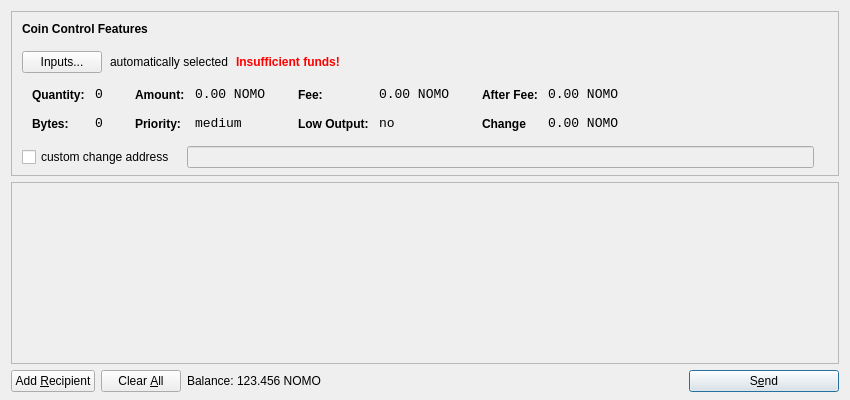
<?xml version="1.0" encoding="UTF-8"?>
<ui version="4.0">
 <class>SendCoinsDialog</class>
 <widget class="QDialog" name="SendCoinsDialog">
  <property name="geometry">
   <rect>
    <x>0</x>
    <y>0</y>
    <width>850</width>
    <height>400</height>
   </rect>
  </property>
  <property name="windowTitle">
   <string>Send Coins</string>
  </property>
  <layout class="QVBoxLayout" name="verticalLayout" stretch="0,1,0">
   <property name="bottomMargin">
    <number>8</number>
   </property>
   <item>
    <widget class="QFrame" name="frameCoinControl">
     <property name="sizePolicy">
      <sizepolicy hsizetype="Expanding" vsizetype="Expanding">
       <horstretch>0</horstretch>
       <verstretch>0</verstretch>
      </sizepolicy>
     </property>
     <property name="maximumSize">
      <size>
       <width>16777215</width>
       <height>16777215</height>
      </size>
     </property>
     <property name="frameShape">
      <enum>QFrame::StyledPanel</enum>
     </property>
     <property name="frameShadow">
      <enum>QFrame::Sunken</enum>
     </property>
     <layout class="QVBoxLayout" name="verticalLayoutCoinControl2">
      <property name="spacing">
       <number>-1</number>
      </property>
      <property name="leftMargin">
       <number>0</number>
      </property>
      <property name="topMargin">
       <number>0</number>
      </property>
      <property name="rightMargin">
       <number>0</number>
      </property>
      <property name="bottomMargin">
       <number>6</number>
      </property>
      <item>
       <layout class="QVBoxLayout" name="verticalLayoutCoinControl" stretch="0,0,0,0,1">
        <property name="spacing">
         <number>0</number>
        </property>
        <property name="leftMargin">
         <number>10</number>
        </property>
        <property name="topMargin">
         <number>10</number>
        </property>
        <item>
         <layout class="QHBoxLayout" name="horizontalLayoutCoinControl1">
          <property name="bottomMargin">
           <number>15</number>
          </property>
          <item>
           <widget class="QLabel" name="labelCoinControlFeatures">
            <property name="sizePolicy">
             <sizepolicy hsizetype="Preferred" vsizetype="Maximum">
              <horstretch>0</horstretch>
              <verstretch>0</verstretch>
             </sizepolicy>
            </property>
            <property name="font">
             <font>
              <weight>75</weight>
              <bold>true</bold>
             </font>
            </property>
            <property name="styleSheet">
             <string notr="true">font-weight:bold;</string>
            </property>
            <property name="text">
             <string>Coin Control Features</string>
            </property>
           </widget>
          </item>
         </layout>
        </item>
        <item>
         <layout class="QHBoxLayout" name="horizontalLayoutCoinControl2" stretch="0,0,0,0">
          <property name="spacing">
           <number>8</number>
          </property>
          <property name="bottomMargin">
           <number>10</number>
          </property>
          <item>
           <widget class="QPushButton" name="pushButtonCoinControl">
            <property name="styleSheet">
             <string notr="true"/>
            </property>
            <property name="text">
             <string>Inputs...</string>
            </property>
           </widget>
          </item>
          <item>
           <widget class="QLabel" name="labelCoinControlAutomaticallySelected">
            <property name="text">
             <string>automatically selected</string>
            </property>
            <property name="margin">
             <number>5</number>
            </property>
           </widget>
          </item>
          <item>
           <widget class="QLabel" name="labelCoinControlInsuffFunds">
            <property name="font">
             <font>
              <weight>75</weight>
              <bold>true</bold>
             </font>
            </property>
            <property name="styleSheet">
             <string notr="true">color:red;font-weight:bold;</string>
            </property>
            <property name="text">
             <string>Insufficient funds!</string>
            </property>
            <property name="margin">
             <number>5</number>
            </property>
           </widget>
          </item>
          <item>
           <spacer name="horizontalSpacerCoinControl">
            <property name="orientation">
             <enum>Qt::Horizontal</enum>
            </property>
            <property name="sizeHint" stdset="0">
             <size>
              <width>40</width>
              <height>1</height>
             </size>
            </property>
           </spacer>
          </item>
         </layout>
        </item>
        <item>
         <widget class="QWidget" name="widgetCoinControl" native="true">
          <property name="sizePolicy">
           <sizepolicy hsizetype="Preferred" vsizetype="Preferred">
            <horstretch>0</horstretch>
            <verstretch>0</verstretch>
           </sizepolicy>
          </property>
          <property name="minimumSize">
           <size>
            <width>0</width>
            <height>0</height>
           </size>
          </property>
          <property name="styleSheet">
           <string notr="true"/>
          </property>
          <layout class="QHBoxLayout" name="horizontalLayoutCoinControl5">
           <property name="margin">
            <number>0</number>
           </property>
           <item>
            <layout class="QHBoxLayout" name="horizontalLayoutCoinControl3" stretch="0,0,0,1">
             <property name="spacing">
              <number>20</number>
             </property>
             <property name="topMargin">
              <number>0</number>
             </property>
             <property name="bottomMargin">
              <number>10</number>
             </property>
             <item>
              <layout class="QFormLayout" name="formLayoutCoinControl1">
               <property name="horizontalSpacing">
                <number>10</number>
               </property>
               <property name="verticalSpacing">
                <number>14</number>
               </property>
               <property name="leftMargin">
                <number>10</number>
               </property>
               <property name="topMargin">
                <number>4</number>
               </property>
               <property name="rightMargin">
                <number>6</number>
               </property>
               <item row="0" column="0">
                <widget class="QLabel" name="labelCoinControlQuantityText">
                 <property name="styleSheet">
                  <string notr="true">font-weight:bold;</string>
                 </property>
                 <property name="text">
                  <string>Quantity:</string>
                 </property>
                 <property name="margin">
                  <number>0</number>
                 </property>
                </widget>
               </item>
               <item row="0" column="1">
                <widget class="QLabel" name="labelCoinControlQuantity">
                 <property name="font">
                  <font>
                   <family>Monospace</family>
                   <pointsize>10</pointsize>
                  </font>
                 </property>
                 <property name="cursor">
                  <cursorShape>IBeamCursor</cursorShape>
                 </property>
                 <property name="contextMenuPolicy">
                  <enum>Qt::ActionsContextMenu</enum>
                 </property>
                 <property name="text">
                  <string>0</string>
                 </property>
                 <property name="margin">
                  <number>0</number>
                 </property>
                 <property name="textInteractionFlags">
                  <set>Qt::LinksAccessibleByMouse|Qt::TextSelectableByKeyboard|Qt::TextSelectableByMouse</set>
                 </property>
                </widget>
               </item>
               <item row="1" column="0">
                <widget class="QLabel" name="labelCoinControlBytesText">
                 <property name="styleSheet">
                  <string notr="true">font-weight:bold;</string>
                 </property>
                 <property name="text">
                  <string>Bytes:</string>
                 </property>
                </widget>
               </item>
               <item row="1" column="1">
                <widget class="QLabel" name="labelCoinControlBytes">
                 <property name="font">
                  <font>
                   <family>Monospace</family>
                   <pointsize>10</pointsize>
                  </font>
                 </property>
                 <property name="cursor">
                  <cursorShape>IBeamCursor</cursorShape>
                 </property>
                 <property name="contextMenuPolicy">
                  <enum>Qt::ActionsContextMenu</enum>
                 </property>
                 <property name="text">
                  <string>0</string>
                 </property>
                 <property name="textInteractionFlags">
                  <set>Qt::LinksAccessibleByMouse|Qt::TextSelectableByKeyboard|Qt::TextSelectableByMouse</set>
                 </property>
                </widget>
               </item>
              </layout>
             </item>
             <item>
              <layout class="QFormLayout" name="formLayoutCoinControl2">
               <property name="horizontalSpacing">
                <number>10</number>
               </property>
               <property name="verticalSpacing">
                <number>14</number>
               </property>
               <property name="leftMargin">
                <number>6</number>
               </property>
               <property name="topMargin">
                <number>4</number>
               </property>
               <property name="rightMargin">
                <number>6</number>
               </property>
               <item row="0" column="0">
                <widget class="QLabel" name="labelCoinControlAmountText">
                 <property name="styleSheet">
                  <string notr="true">font-weight:bold;</string>
                 </property>
                 <property name="text">
                  <string>Amount:</string>
                 </property>
                 <property name="margin">
                  <number>0</number>
                 </property>
                </widget>
               </item>
               <item row="0" column="1">
                <widget class="QLabel" name="labelCoinControlAmount">
                 <property name="font">
                  <font>
                   <family>Monospace</family>
                   <pointsize>10</pointsize>
                  </font>
                 </property>
                 <property name="cursor">
                  <cursorShape>IBeamCursor</cursorShape>
                 </property>
                 <property name="contextMenuPolicy">
                  <enum>Qt::ActionsContextMenu</enum>
                 </property>
                 <property name="text">
                  <string>0.00 NOMO</string>
                 </property>
                 <property name="textInteractionFlags">
                  <set>Qt::LinksAccessibleByMouse|Qt::TextSelectableByKeyboard|Qt::TextSelectableByMouse</set>
                 </property>
                </widget>
               </item>
               <item row="1" column="0">
                <widget class="QLabel" name="labelCoinControlPriorityText">
                 <property name="styleSheet">
                  <string notr="true">font-weight:bold;</string>
                 </property>
                 <property name="text">
                  <string>Priority:</string>
                 </property>
                </widget>
               </item>
               <item row="1" column="1">
                <widget class="QLabel" name="labelCoinControlPriority">
                 <property name="font">
                  <font>
                   <family>Monospace</family>
                   <pointsize>10</pointsize>
                  </font>
                 </property>
                 <property name="cursor">
                  <cursorShape>IBeamCursor</cursorShape>
                 </property>
                 <property name="contextMenuPolicy">
                  <enum>Qt::ActionsContextMenu</enum>
                 </property>
                 <property name="text">
                  <string>medium</string>
                 </property>
                 <property name="textInteractionFlags">
                  <set>Qt::LinksAccessibleByMouse|Qt::TextSelectableByKeyboard|Qt::TextSelectableByMouse</set>
                 </property>
                </widget>
               </item>
              </layout>
             </item>
             <item>
              <layout class="QFormLayout" name="formLayoutCoinControl3">
               <property name="horizontalSpacing">
                <number>10</number>
               </property>
               <property name="verticalSpacing">
                <number>14</number>
               </property>
               <property name="leftMargin">
                <number>6</number>
               </property>
               <property name="topMargin">
                <number>4</number>
               </property>
               <property name="rightMargin">
                <number>6</number>
               </property>
               <item row="0" column="0">
                <widget class="QLabel" name="labelCoinControlFeeText">
                 <property name="styleSheet">
                  <string notr="true">font-weight:bold;</string>
                 </property>
                 <property name="text">
                  <string>Fee:</string>
                 </property>
                 <property name="margin">
                  <number>0</number>
                 </property>
                </widget>
               </item>
               <item row="0" column="1">
                <widget class="QLabel" name="labelCoinControlFee">
                 <property name="font">
                  <font>
                   <family>Monospace</family>
                   <pointsize>10</pointsize>
                  </font>
                 </property>
                 <property name="cursor">
                  <cursorShape>IBeamCursor</cursorShape>
                 </property>
                 <property name="contextMenuPolicy">
                  <enum>Qt::ActionsContextMenu</enum>
                 </property>
                 <property name="text">
                  <string>0.00 NOMO</string>
                 </property>
                 <property name="textInteractionFlags">
                  <set>Qt::LinksAccessibleByMouse|Qt::TextSelectableByKeyboard|Qt::TextSelectableByMouse</set>
                 </property>
                </widget>
               </item>
               <item row="1" column="0">
                <widget class="QLabel" name="labelCoinControlLowOutputText">
                 <property name="styleSheet">
                  <string notr="true">font-weight:bold;</string>
                 </property>
                 <property name="text">
                  <string>Low Output:</string>
                 </property>
                </widget>
               </item>
               <item row="1" column="1">
                <widget class="QLabel" name="labelCoinControlLowOutput">
                 <property name="font">
                  <font>
                   <family>Monospace</family>
                   <pointsize>10</pointsize>
                  </font>
                 </property>
                 <property name="cursor">
                  <cursorShape>IBeamCursor</cursorShape>
                 </property>
                 <property name="contextMenuPolicy">
                  <enum>Qt::ActionsContextMenu</enum>
                 </property>
                 <property name="text">
                  <string>no</string>
                 </property>
                 <property name="textInteractionFlags">
                  <set>Qt::LinksAccessibleByMouse|Qt::TextSelectableByKeyboard|Qt::TextSelectableByMouse</set>
                 </property>
                </widget>
               </item>
              </layout>
             </item>
             <item>
              <layout class="QFormLayout" name="formLayoutCoinControl4">
               <property name="horizontalSpacing">
                <number>10</number>
               </property>
               <property name="verticalSpacing">
                <number>14</number>
               </property>
               <property name="leftMargin">
                <number>6</number>
               </property>
               <property name="topMargin">
                <number>4</number>
               </property>
               <property name="rightMargin">
                <number>6</number>
               </property>
               <item row="0" column="0">
                <widget class="QLabel" name="labelCoinControlAfterFeeText">
                 <property name="styleSheet">
                  <string notr="true">font-weight:bold;</string>
                 </property>
                 <property name="text">
                  <string>After Fee:</string>
                 </property>
                 <property name="margin">
                  <number>0</number>
                 </property>
                </widget>
               </item>
               <item row="0" column="1">
                <widget class="QLabel" name="labelCoinControlAfterFee">
                 <property name="font">
                  <font>
                   <family>Monospace</family>
                   <pointsize>10</pointsize>
                  </font>
                 </property>
                 <property name="cursor">
                  <cursorShape>IBeamCursor</cursorShape>
                 </property>
                 <property name="contextMenuPolicy">
                  <enum>Qt::ActionsContextMenu</enum>
                 </property>
                 <property name="text">
                  <string>0.00 NOMO</string>
                 </property>
                 <property name="textInteractionFlags">
                  <set>Qt::LinksAccessibleByMouse|Qt::TextSelectableByKeyboard|Qt::TextSelectableByMouse</set>
                 </property>
                </widget>
               </item>
               <item row="1" column="0">
                <widget class="QLabel" name="labelCoinControlChangeText">
                 <property name="styleSheet">
                  <string notr="true">font-weight:bold;</string>
                 </property>
                 <property name="text">
                  <string>Change</string>
                 </property>
                </widget>
               </item>
               <item row="1" column="1">
                <widget class="QLabel" name="labelCoinControlChange">
                 <property name="font">
                  <font>
                   <family>Monospace</family>
                   <pointsize>10</pointsize>
                  </font>
                 </property>
                 <property name="cursor">
                  <cursorShape>IBeamCursor</cursorShape>
                 </property>
                 <property name="contextMenuPolicy">
                  <enum>Qt::ActionsContextMenu</enum>
                 </property>
                 <property name="text">
                  <string>0.00 NOMO</string>
                 </property>
                 <property name="textInteractionFlags">
                  <set>Qt::LinksAccessibleByMouse|Qt::TextSelectableByKeyboard|Qt::TextSelectableByMouse</set>
                 </property>
                </widget>
               </item>
              </layout>
             </item>
            </layout>
           </item>
          </layout>
         </widget>
        </item>
        <item>
         <layout class="QHBoxLayout" name="horizontalLayoutCoinControl4" stretch="0,0,0">
          <property name="spacing">
           <number>12</number>
          </property>
          <property name="sizeConstraint">
           <enum>QLayout::SetDefaultConstraint</enum>
          </property>
          <property name="topMargin">
           <number>5</number>
          </property>
          <property name="rightMargin">
           <number>5</number>
          </property>
          <item>
           <widget class="QCheckBox" name="checkBoxCoinControlChange">
            <property name="text">
             <string>custom change address</string>
            </property>
           </widget>
          </item>
          <item>
           <widget class="QLineEdit" name="lineEditCoinControlChange">
            <property name="enabled">
             <bool>false</bool>
            </property>
            <property name="sizePolicy">
             <sizepolicy hsizetype="Expanding" vsizetype="Fixed">
              <horstretch>0</horstretch>
              <verstretch>0</verstretch>
             </sizepolicy>
            </property>
           </widget>
          </item>
          <item>
           <widget class="QLabel" name="labelCoinControlChangeLabel">
            <property name="sizePolicy">
             <sizepolicy hsizetype="Preferred" vsizetype="Expanding">
              <horstretch>0</horstretch>
              <verstretch>0</verstretch>
             </sizepolicy>
            </property>
            <property name="minimumSize">
             <size>
              <width>0</width>
              <height>0</height>
             </size>
            </property>
            <property name="text">
             <string/>
            </property>
            <property name="margin">
             <number>3</number>
            </property>
           </widget>
          </item>
         </layout>
        </item>
        <item>
         <spacer name="verticalSpacerCoinControl">
          <property name="orientation">
           <enum>Qt::Vertical</enum>
          </property>
          <property name="sizeHint" stdset="0">
           <size>
            <width>800</width>
            <height>1</height>
           </size>
          </property>
         </spacer>
        </item>
       </layout>
      </item>
     </layout>
    </widget>
   </item>
   <item>
    <widget class="QScrollArea" name="scrollArea">
     <property name="widgetResizable">
      <bool>true</bool>
     </property>
     <widget class="QWidget" name="scrollAreaWidgetContents">
      <property name="geometry">
       <rect>
        <x>0</x>
        <y>0</y>
        <width>830</width>
        <height>165</height>
       </rect>
      </property>
      <layout class="QVBoxLayout" name="verticalLayout_2">
       <property name="margin">
        <number>0</number>
       </property>
       <item>
        <layout class="QVBoxLayout" name="entries">
         <property name="spacing">
          <number>6</number>
         </property>
        </layout>
       </item>
       <item>
        <spacer name="verticalSpacer">
         <property name="orientation">
          <enum>Qt::Vertical</enum>
         </property>
         <property name="sizeHint" stdset="0">
          <size>
           <width>20</width>
           <height>40</height>
          </size>
         </property>
        </spacer>
       </item>
      </layout>
     </widget>
    </widget>
   </item>
   <item>
    <layout class="QHBoxLayout" name="horizontalLayout">
     <item>
      <widget class="QPushButton" name="addButton">
       <property name="toolTip">
        <string>Send to multiple recipients at once</string>
       </property>
       <property name="text">
        <string>Add &amp;Recipient</string>
       </property>
       <property name="icon">
        <iconset resource="../bitcoin.qrc">
         <normaloff>:/icons/add</normaloff>:/icons/add</iconset>
       </property>
       <property name="autoDefault">
        <bool>false</bool>
       </property>
      </widget>
     </item>
     <item>
      <widget class="QPushButton" name="clearButton">
       <property name="sizePolicy">
        <sizepolicy hsizetype="Minimum" vsizetype="Fixed">
         <horstretch>0</horstretch>
         <verstretch>0</verstretch>
        </sizepolicy>
       </property>
       <property name="toolTip">
        <string>Remove all transaction fields</string>
       </property>
       <property name="text">
        <string>Clear &amp;All</string>
       </property>
       <property name="icon">
        <iconset resource="../bitcoin.qrc">
         <normaloff>:/icons/remove</normaloff>:/icons/remove</iconset>
       </property>
       <property name="autoRepeatDelay">
        <number>300</number>
       </property>
       <property name="autoDefault">
        <bool>false</bool>
       </property>
      </widget>
     </item>
     <item>
      <layout class="QHBoxLayout" name="horizontalLayout_2">
       <property name="spacing">
        <number>3</number>
       </property>
       <item>
        <widget class="QLabel" name="label">
         <property name="sizePolicy">
          <sizepolicy hsizetype="Preferred" vsizetype="Fixed">
           <horstretch>0</horstretch>
           <verstretch>0</verstretch>
          </sizepolicy>
         </property>
         <property name="text">
          <string>Balance:</string>
         </property>
        </widget>
       </item>
       <item>
        <widget class="QLabel" name="labelBalance">
         <property name="sizePolicy">
          <sizepolicy hsizetype="Preferred" vsizetype="Fixed">
           <horstretch>0</horstretch>
           <verstretch>0</verstretch>
          </sizepolicy>
         </property>
         <property name="cursor">
          <cursorShape>IBeamCursor</cursorShape>
         </property>
         <property name="text">
          <string>123.456 NOMO</string>
         </property>
         <property name="textInteractionFlags">
          <set>Qt::LinksAccessibleByMouse|Qt::TextSelectableByKeyboard|Qt::TextSelectableByMouse</set>
         </property>
        </widget>
       </item>
      </layout>
     </item>
     <item>
      <spacer name="horizontalSpacer">
       <property name="orientation">
        <enum>Qt::Horizontal</enum>
       </property>
       <property name="sizeHint" stdset="0">
        <size>
         <width>40</width>
         <height>20</height>
        </size>
       </property>
      </spacer>
     </item>
     <item>
      <widget class="QPushButton" name="sendButton">
       <property name="minimumSize">
        <size>
         <width>150</width>
         <height>0</height>
        </size>
       </property>
       <property name="toolTip">
        <string>Confirm the send action</string>
       </property>
       <property name="text">
        <string>S&amp;end</string>
       </property>
       <property name="icon">
        <iconset resource="../bitcoin.qrc">
         <normaloff>:/icons/send</normaloff>:/icons/send</iconset>
       </property>
       <property name="default">
        <bool>true</bool>
       </property>
      </widget>
     </item>
    </layout>
   </item>
  </layout>
 </widget>
 <resources>
  <include location="../bitcoin.qrc"/>
 </resources>
 <connections/>
</ui>
